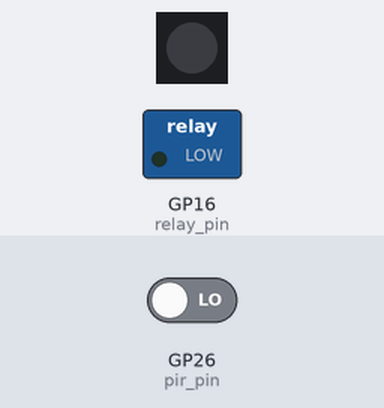
This program was run on a simulated Raspberry Pi Pico running MicroPython. Shown: 1 RGB LEDs in strip order, left to right, switched loads named in the program (green lamp = pin HIGH). The test bench sets the inputs (shaded band); at power-on: GP26 (pir_pin) LOW.

Above: at 1.2 s.
1.3 s: GP26 (pir_pin) driven HIGH
At 2.1 s:
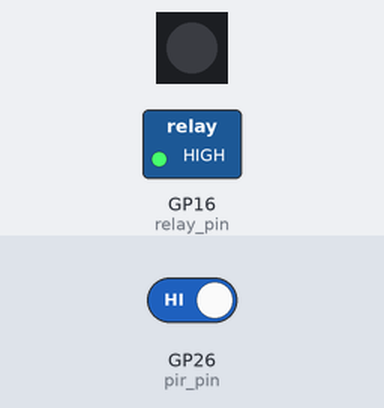
Timing chart, 0 to 7.9 s (numbered marks = the images above; inputs shaded):
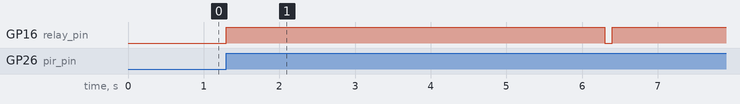

The program:

main.py
```python
'''
In this code, the PIR sensor is connected to pin GP26, the relay is connected to pin GP16, and the neopixel is connected to pin GP0. The code checks if the pet is nearby using the PIR sensor and dispenses food using the relay if the pet is detected. The code waits for 5 seconds to allow the pet to eat and then stops dispensing food using the relay. The code updates the neopixel to indicate whether food has been dispensed or not, with green indicating that food has been dispensed, red indicating that food has not been dispensed, and blue indicating that the pet is not nearby. The code loops continuously, checking if the pet is nearby every 0.1 seconds.
'''

import machine
import neopixel
import time

# Set up the PIR sensor on pin GP26
pir_pin = machine.Pin(26, machine.Pin.IN)

# Set up the relay on pin GP16
relay_pin = machine.Pin(16, machine.Pin.OUT)

# Set up the neopixel on pin GP0
neopixel_pin = machine.Pin(0)
num_pixels = 1
pixels = neopixel.NeoPixel(neopixel_pin, num_pixels)

# Main loop
while True:
    # Check if the pet is nearby using the PIR sensor
    if pir_pin.value() == 1:
        # Dispense food using the relay
        relay_pin.value(1)
        pixels[0] = (0, 255, 0) # Green for food dispensed

        # Wait for 5 seconds to allow the pet to eat
        time.sleep(5)

        # Stop dispensing food using the relay
        relay_pin.value(0)
        pixels[0] = (255, 0, 0) # Red for food not dispensed
    else:
        pixels[0] = (0, 0, 255) # Blue for pet not nearby

    time.sleep(0.1)
```

Measured:
- after the input at 1.3 s, GP16 (relay_pin): LOW → HIGH at once, → LOW 5.0 s later, → HIGH 0.10 s later
